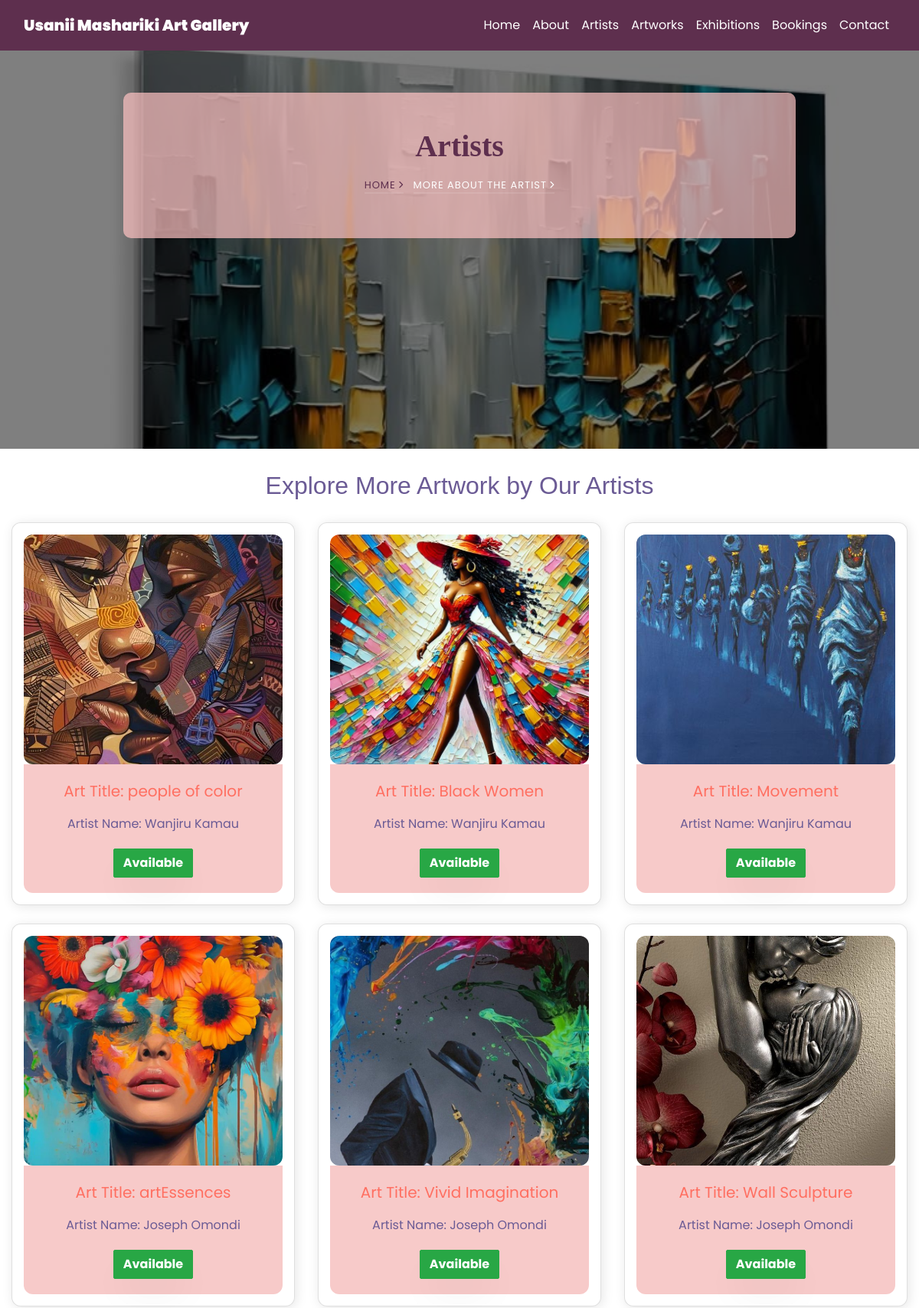
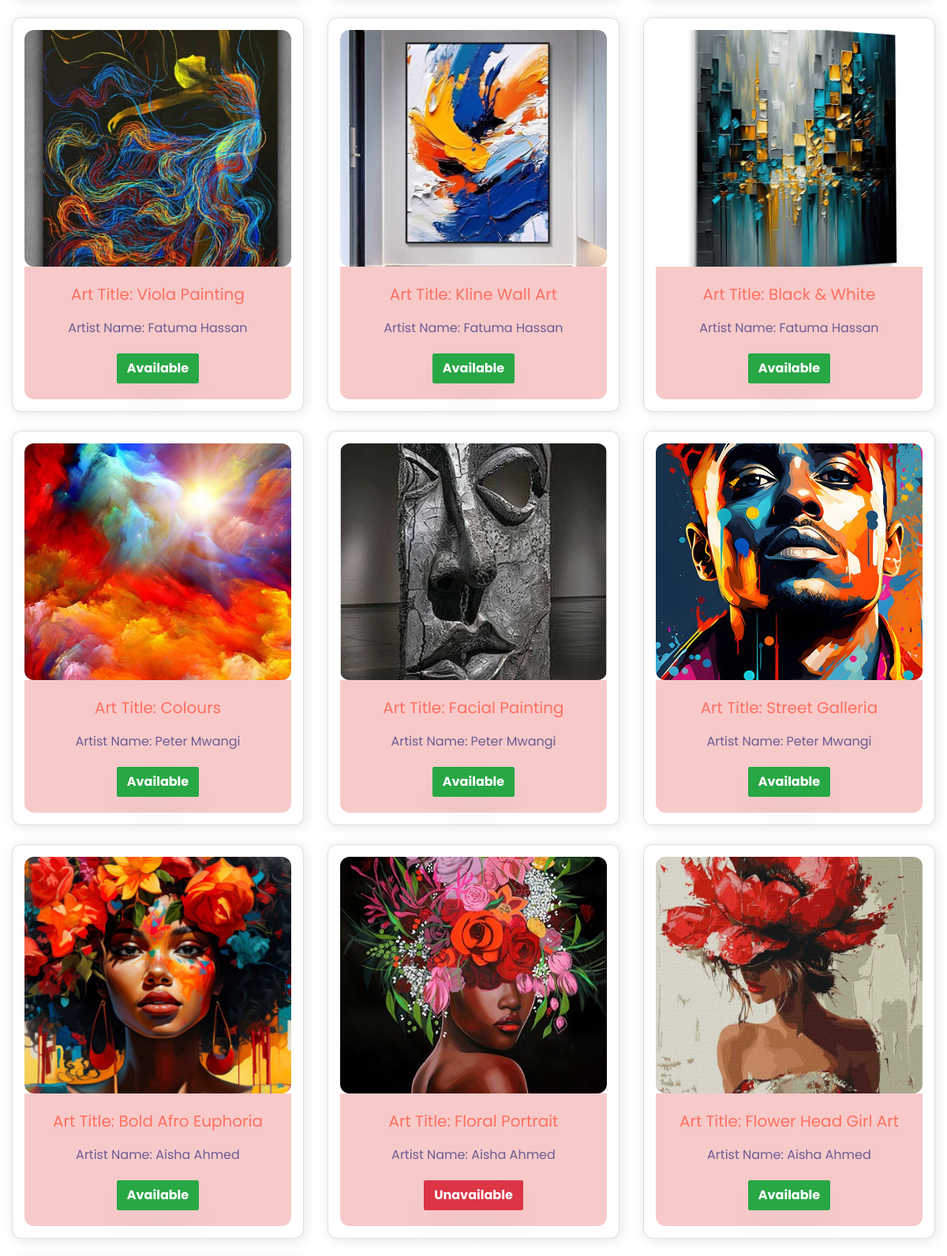
The app's page /moreartist/ (upper part) with its own data (2 pictures, top to bottom).
### usanii/models.py (models this page shows, shortened)
class Moreartist(models.Model):
    name = models.CharField(max_length=500, default='text1')
    image = models.ImageField(upload_to='moreartist', default='moreartist.jpg')
    title = models.CharField(max_length=255, default='artists')
    available = models.BooleanField(default=True)

### usanii/views.py (the view)
# urls.py: path('moreartist/', views.moreartist, name='moreartist'),
def moreartist(request):
    return render(request, "moreartist.html", {
        "moreartist": Moreartist.objects.all(),
        "footer": Footer.objects.all()
    })

### usanii/templates/moreartist.html (shortened to what this page needs)
{% extends 'common.html' %}
{% load static %}
{% block body %}
<section class="hero-wrap hero-wrap-2" style="background-image: url('{% static 'images/art5.jpeg' %}'); height: 65vh; background-size: cover;" data-stellar-background-ratio="0.5">
  <div class="overlay"></div>
  <div class="container">
    <div class="row no-gutters slider-text align-items-center justify-content-center">
      <div class="col-md-9 ftco-animate text-center" style="background: rgba(255, 196, 196, 0.7); border-radius: 10px; padding: 40px;">
        <h1 class="mb-2 bread" style="font-family: 'Georgia', serif; color: #5e2f4e;">Artists</h1>
        <p class="breadcrumbs" style="color: #5e2f4e;"><span class="mr-2"><a href="{% url 'home' %}" style="color: #5e2f4e;">Home <i class="ion-ios-arrow-forward"></i></a></span> <span>More About The Artist <i class="ion-ios-arrow-forward"></i></span></p>
      </div>
    </div>
  </div>
</section>
<div class="container">
    <h2 class="text-center my-4" style="color: #6B5B95; font-family: 'Arial', sans-serif;">Explore More Artwork by Our Artists</h2>
    <div class="row">
        {% for moreartist in moreartist %}
        <div class="col-md-4 mb-4">
            <div class="card" style="border-radius: 12px; box-shadow: 2px 2px 15px rgba(0, 0, 0, 0.1);">
                <div class="img-container" style="background-image: url('{{ moreartist.image.url }}'); height: 300px; background-size: cover; background-position: center; border-radius: 12px;"></div>
                <div class="card-body text-center" style="background: #F7CAC9; border-radius: 0 0 12px 12px;">
                    <h5 class="card-title" style="color: #FF6F61;">Art Title: {{ moreartist.title }}</h5>
                    <p class="card-text" style="color: #6B5B95;">Artist Name: {{ moreartist.name }}</p>
                    <button class="btn {% if moreartist.available %}btn-success{% else %}btn-danger{% endif %} inquiry-btn"
                        data-title="{{ moreartist.title }}" data-image="{{ moreartist.image.url }}" style="font-weight: bold;">
                        {% if moreartist.available %} Available {% else %} Unavailable {% endif %}
                    </button>
                </div>
            </div>
        </div>
        {% endfor %}
    </div>
</div>
{% endblock %}

### usanii/templates/common.html (style rules this page uses)
body { background-color: #FFFFFF; font-family: 'Poppins', sans-serif; }
.btn, .form-control.submit { background-color: #88B04B; color: white; }

### usanii/templates/moreartist.html (style rules this page uses)
.img-container { height: 300px; background-size: cover; background-position: center; border-radius: 12px; }
.card { min-height: 400px; padding: 15px; border-radius: 12px; box-shadow: 2px 2px 15px rgba(0, 0, 0, 0.1); }

### records on screen
Moreartist: image (picture), title "people of color", name "Wanjiru Kamau", available "Available"
Moreartist: image (picture), title "Black Women", name "Wanjiru Kamau", available "Available"
Moreartist: image (picture), title "Movement", name "Wanjiru Kamau", available "Available"
Moreartist: image (picture), title "artEssences", name "Joseph Omondi", available "Available"
Moreartist: image (picture), title "Vivid Imagination", name "Joseph Omondi", available "Available"
Moreartist: image (picture), title "Wall Sculpture", name "Joseph Omondi", available "Available"
Moreartist: image (picture), title "Viola Painting", name "Fatuma Hassan", available "Available"
Moreartist: image (picture), title "Kline Wall Art", name "Fatuma Hassan", available "Available"
Moreartist: image (picture), title "Black & White", name "Fatuma Hassan", available "Available"
Moreartist: image (picture), title "Colours", name "Peter Mwangi", available "Available"
Moreartist: image (picture), title "Facial Painting", name "Peter Mwangi", available "Available"
Moreartist: image (picture), title "Street Galleria", name "Peter Mwangi", available "Available"
Moreartist: image (picture), title "Bold Afro Euphoria", name "Aisha Ahmed", available "Available"
Moreartist: image (picture), title "Floral Portrait", name "Aisha Ahmed", available "Unavailable"
Moreartist: image (picture), title "Flower Head Girl Art", name "Aisha Ahmed", available "Available"
